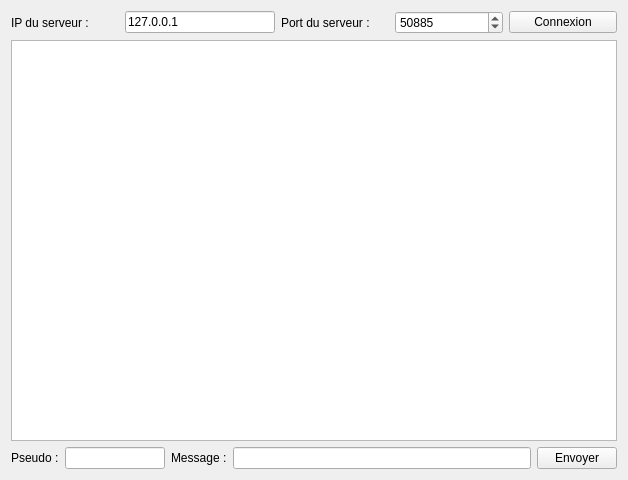
<?xml version="1.0" encoding="UTF-8"?>
<ui version="4.0">
 <class>Client</class>
 <widget class="QWidget" name="Client">
  <property name="geometry">
   <rect>
    <x>0</x>
    <y>0</y>
    <width>628</width>
    <height>480</height>
   </rect>
  </property>
  <property name="windowTitle">
   <string>Client</string>
  </property>
  <property name="windowIcon">
   <iconset>
    <normaloff>chat.png</normaloff>chat.png</iconset>
  </property>
  <layout class="QVBoxLayout" name="verticalLayout_2">
   <item>
    <layout class="QHBoxLayout" name="horizontalLayout">
     <item>
      <widget class="QLabel" name="label">
       <property name="text">
        <string>IP du serveur :</string>
       </property>
      </widget>
     </item>
     <item>
      <widget class="QLineEdit" name="serverIP">
       <property name="maximumSize">
        <size>
         <width>150</width>
         <height>16777215</height>
        </size>
       </property>
       <property name="text">
        <string>127.0.0.1</string>
       </property>
      </widget>
     </item>
     <item>
      <widget class="QLabel" name="label_2">
       <property name="text">
        <string>Port du serveur :</string>
       </property>
      </widget>
     </item>
     <item>
      <widget class="QSpinBox" name="serverPort">
       <property name="minimumSize">
        <size>
         <width>60</width>
         <height>0</height>
        </size>
       </property>
       <property name="minimum">
        <number>1024</number>
       </property>
       <property name="maximum">
        <number>65535</number>
       </property>
       <property name="value">
        <number>50885</number>
       </property>
      </widget>
     </item>
     <item>
      <layout class="QVBoxLayout" name="verticalLayout">
       <item>
        <widget class="QPushButton" name="connectionButton">
         <property name="text">
          <string>Connexion</string>
         </property>
        </widget>
       </item>
      </layout>
     </item>
    </layout>
   </item>
   <item>
    <widget class="QTextEdit" name="listMessages">
     <property name="readOnly">
      <bool>true</bool>
     </property>
    </widget>
   </item>
   <item>
    <layout class="QHBoxLayout" name="horizontalLayout_2">
     <item>
      <widget class="QLabel" name="label_3">
       <property name="text">
        <string>Pseudo :</string>
       </property>
      </widget>
     </item>
     <item>
      <widget class="QLineEdit" name="pseudo">
       <property name="maximumSize">
        <size>
         <width>100</width>
         <height>16777215</height>
        </size>
       </property>
      </widget>
     </item>
     <item>
      <widget class="QLabel" name="label_4">
       <property name="text">
        <string>Message :</string>
       </property>
      </widget>
     </item>
     <item>
      <widget class="QLineEdit" name="message"/>
     </item>
     <item>
      <widget class="QPushButton" name="sendButton">
       <property name="text">
        <string>Envoyer</string>
       </property>
       <property name="icon">
        <iconset>
         <normaloff>chat.png</normaloff>chat.png</iconset>
       </property>
      </widget>
     </item>
    </layout>
   </item>
  </layout>
 </widget>
 <resources/>
 <connections/>
</ui>
